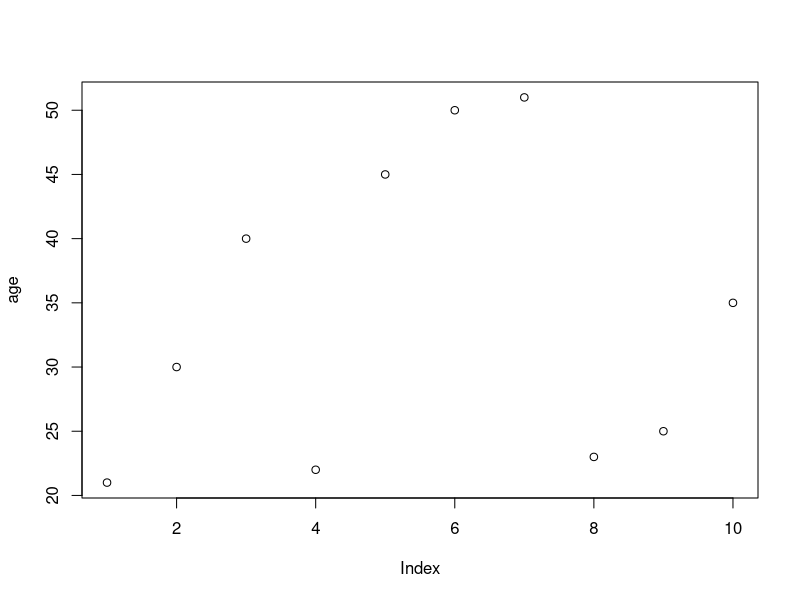
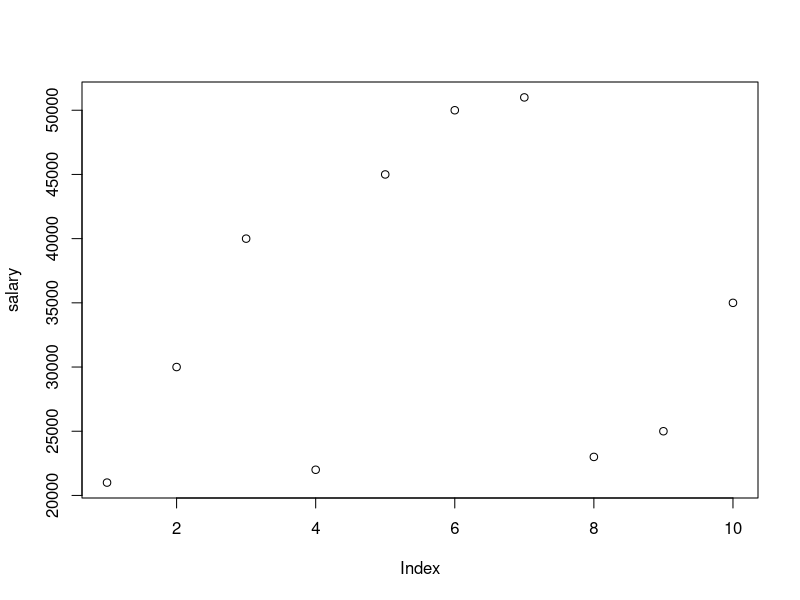
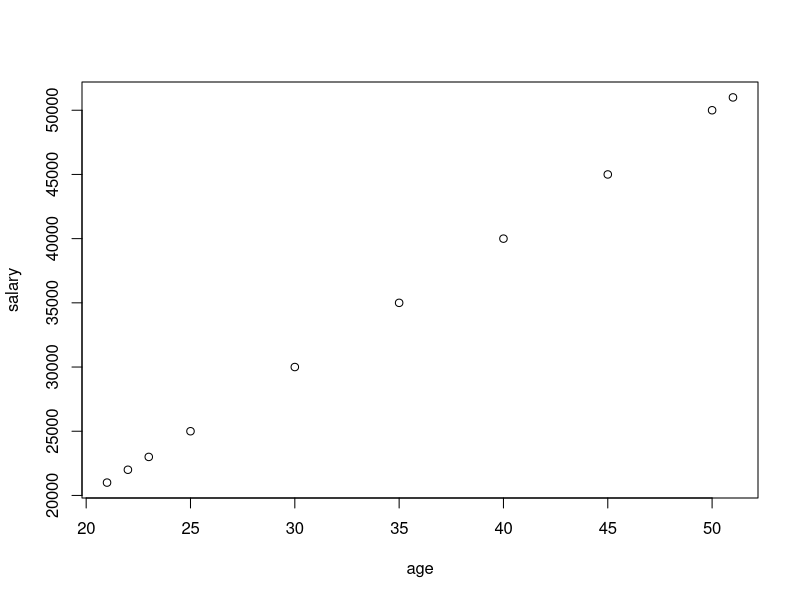
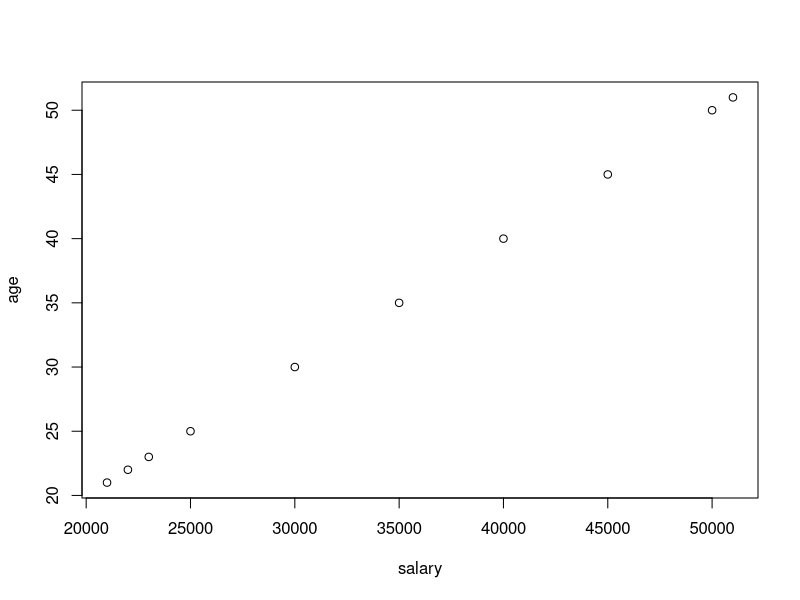
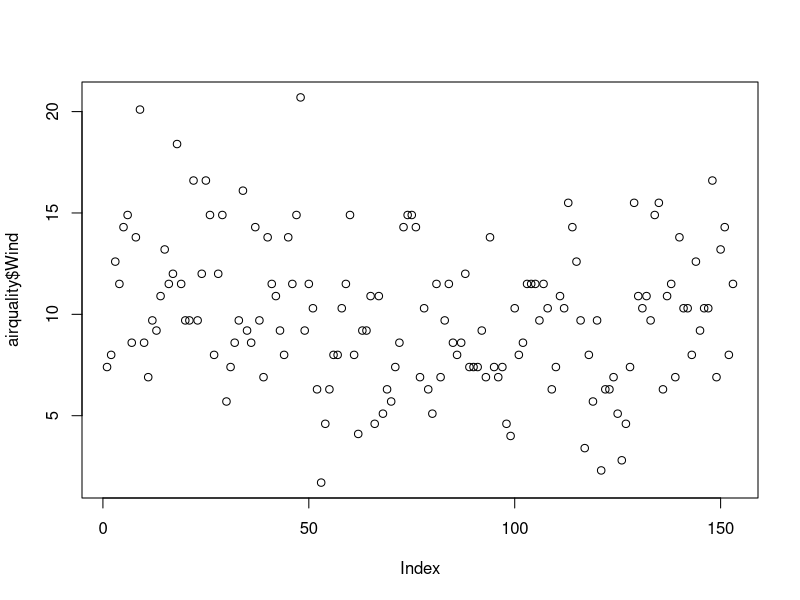
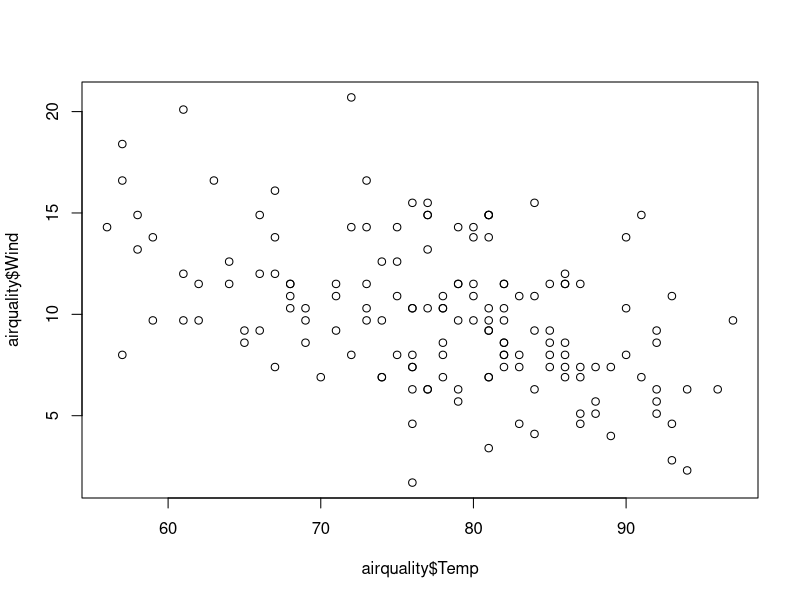
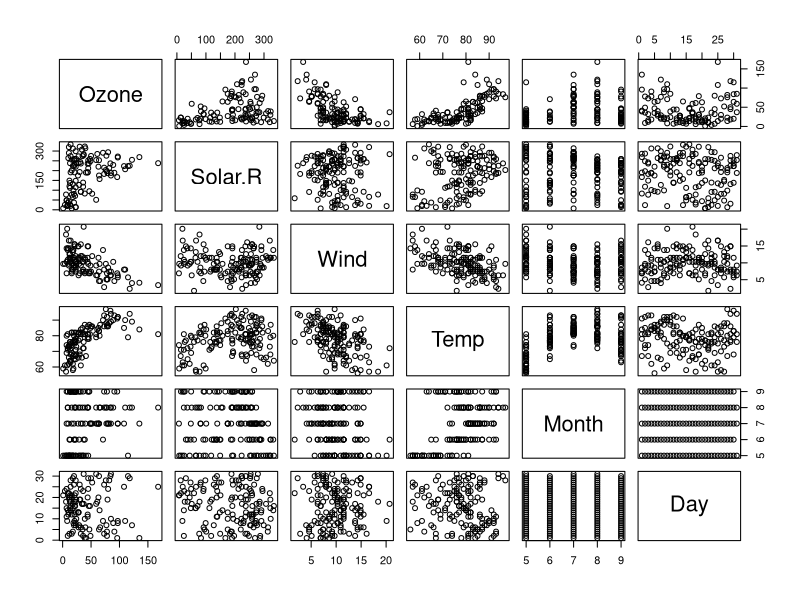
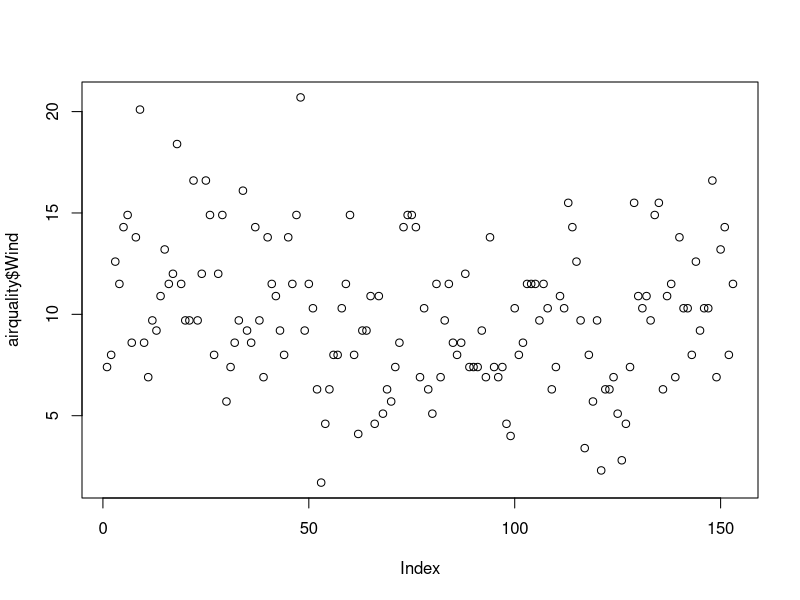

Recreate these plots in R, in order. (Note: this script raises an error after producing the figures.)
                 #######16/1/2023#######

age=c(21,30,40,22,45,50,51,23,25,35)
plot(age)
salary=c(21000,30000,40000,22000,45000,50000,51000,23000,25000,35000)
plot(salary)
plot(age,salary)
plot(salary,age)
airquality=datasets::airquality
View(airquality)
head(airquality,10)
tail(airquality,10)
names(airquality)
airquality[,c(1,6)]
airquality[c(1,6),]
df=airquality[,-6]
df
summary(airquality$Ozone)
summary(airquality[,1])
summary(airquality$Wind)
summary(airquality$Ozoneairquality$Temp)
plot(airquality$Wind)
plot(airquality$Temp,airquality$Wind,type = "p")
plot(airquality)
                 ####Scatter Diagram######
############################################################################

plot(airquality$Wind,type = "p")
plot(airquality$Wind,type = "l")
plot(airquality$Wind,type = "b")

plot(airquality$Wind,
     xlab = "Ozone Concentration",
     ylab = "No.of Instances",
     main="Ozon Levels in NY city",
     col="red",
     type ="l")
plot(airquality,col="Pink")
plot(airquality$Ozone,airquality$Solar.R)
plot(airquality$Solar.R,airquality$Ozone)


                          #####BAR_PLOT####
##############################################################################
barplot(airquality$Ozone,
        main = "Ozone Concentration in air",
        ylab="Ozone Levels",
        col="pink",
        horiz=T,
        axes=F)

                          ########HISTOGRAM########
##############################################################################
hist(airquality$Temp)
hist(airquality$Temp,
     main="Temrature",
     xlab="Solar",
     ylab="value",
     col="red",
     border="black")

               
                        #########BOX PLOT #############
###############################################################################
### Single Box plot
 boxplot(airquality$Wind,
         main="Boxplot",
         col="Pink",
         border="Black",
         horizontal = T)
boxplot(airquality$Wind,
        main="Boxplot",
        col="Pink",
        border="Black",
        horizontal = F)
boxplot.stats(airquality$Wind)$out

airquality$Ozone

######Multiple Box-Plot######
boxplot(airquality[,1:4],
        main="Multiple Boxplot",
        horizontal = T,
        col="Yellow")

####### Margin of the grid(mar)(bottom,left,right,top)
### no of rows and coulumn (mfrow)
#whether a border is to be included(bty) 
#and position of the 
#labels(las: 1 for horizontal, las: 0 for vertical)
#bty - box around the plot (o,n,7,L,C,U)

par(mfrow=c(3,3),mar=c(2,5,2,1),  las=1, bty="o")
plot(airquality$Ozone)
plot(airquality$Ozone,airquality$Wind)
plot(airquality$Ozone,type = "l")
plot(airquality$Solar.R,type = "l")
plot(airquality$Temp,type = "l")
barplot(airquality$Ozone, main = 'Ozone Concenteration in air',
        xlab = 'ozone levels', col='Pink',horiz = F)
hist(airquality$Solar.R)
boxplot(airquality$Solar.R)
boxplot(airquality[,0:4], main='Multiple Box plots')


         ######## Considering The NA values######
airquality
max(airquality$Wind)
min(airquality$Temp)
mean(airquality$Solar.R,na.rm = T)
median(airquality$Ozone)
median(airquality$Ozone,na.rm=T)
max(airquality$Ozone,na.rm=T)
min(airquality$Ozone,na.rm=T)

###########################################################################
var(airquality$Wind)
sd(airquality$Ozone,na.rm=T)
skewness(airquality$Ozone,na.rm=T)
kurtosis(airquality$Ozone,na.rm=T)

###########################################################################
View(flights)
